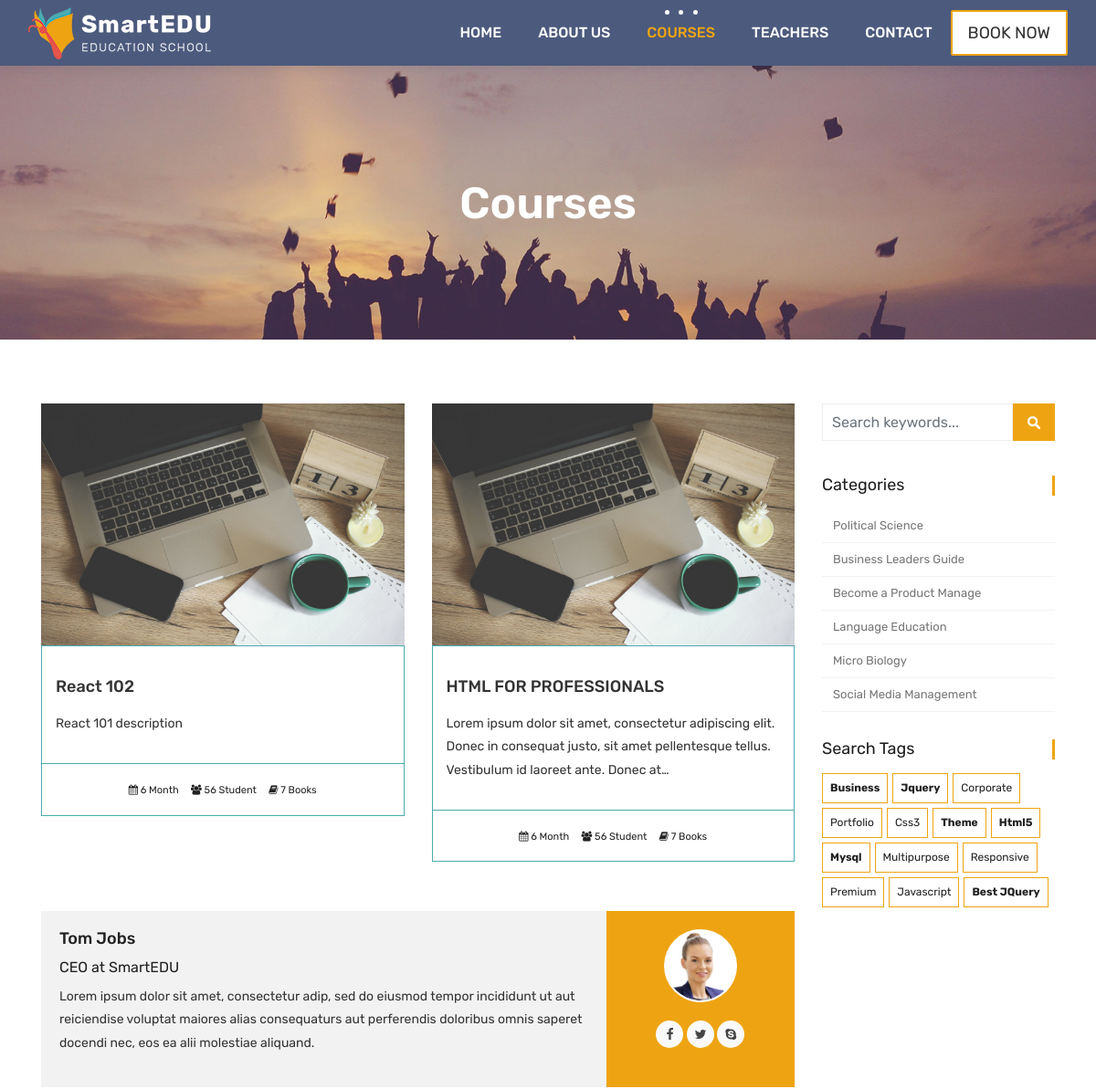
The app's page /courses/ (upper part), older data.
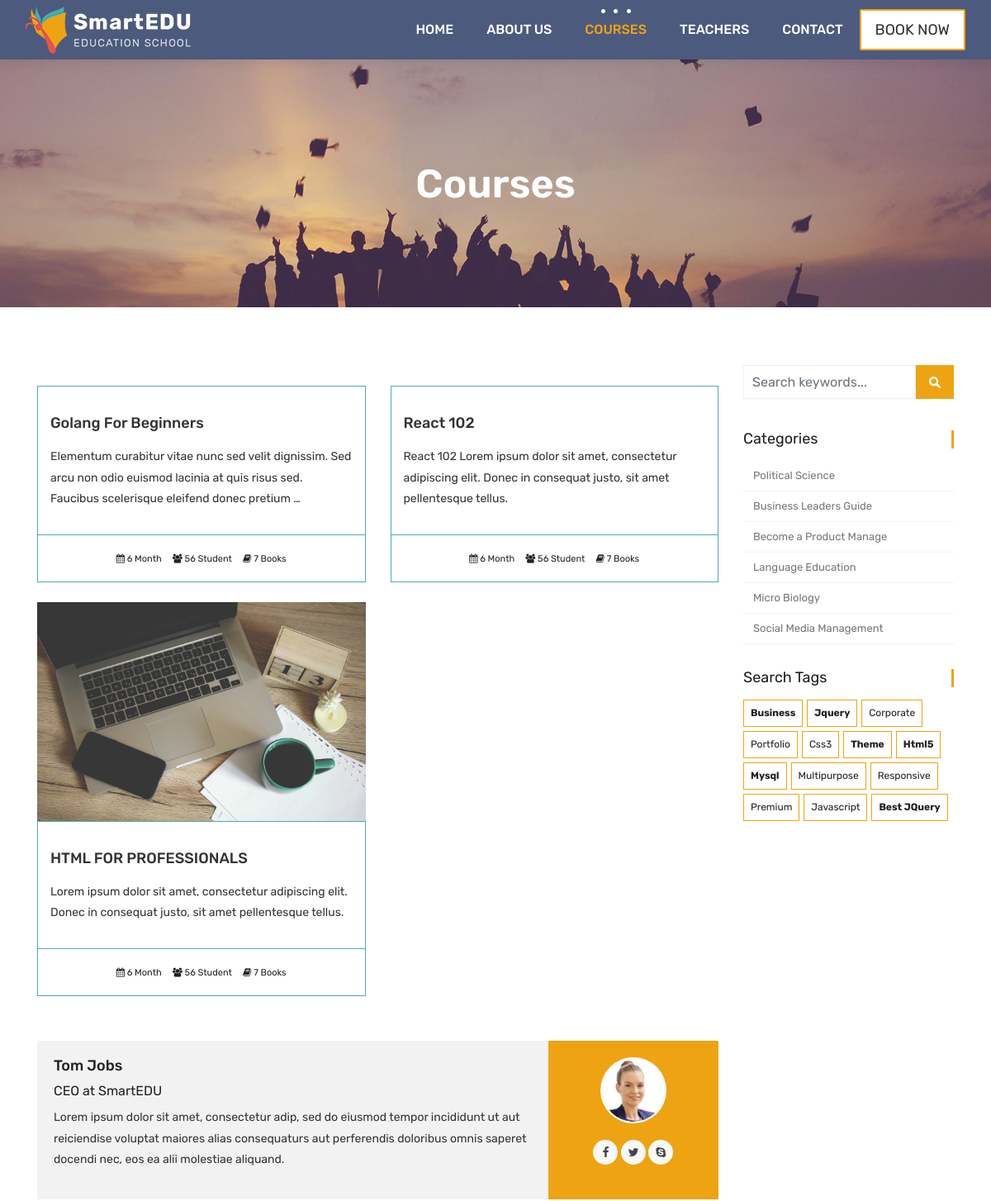
The same page, newer data.
### courses/models.py (models this page shows, shortened)
class Course(models.Model):
    name = models.CharField(max_length=200, unique=True, editable=True)
    description = models.TextField(blank=True, null=True, editable=True)
    image = models.ImageField(upload_to="courses/%Y/%m/%d/", default="courses/default_course_image.jpg")
    date = models.DateTimeField(auto_now=True)
    available = models.BooleanField(default=True)

### courses/views.py (the view)
# urls.py: path('', views.course_list, name='courses'),
def course_list(request):
    courses = Course.objects.all().order_by('-date')
    context = {
        'courses': courses
    }
    return render(request, 'courses.html', context)

### templates/courses.html (shortened to what this page needs)
{% extends "partials/_base.html" %}
{% load static %}
{% block content  %}
	<div class="all-title-box">
		<div class="container text-center">
			<h1>Courses</h1>
		</div>
	</div>
    <div id="overviews" class="section wb">
        <div class="container">
            <div class="row">
                <div class="col-lg-9 blog-post-single">
                    <div class="row">
						{% for course in courses %}
                        <div class="col-lg-6 col-md-6 col-12 mb-4">
                            <div class="course-item">
                                <div class="image-blog">
                                    <img src="{{course.image.url}}" alt="" class="img-fluid">
                                </div>
                                <div class="course-br">
                                    <div class="course-title">
                                        <h2><a href="#" title="">{{course.name}}</a></h2>
                                    </div>
                                    <div class="course-desc">
                                        <p>{{course.description | truncatechars:150}}</p>
                                    </div>
                                </div>
                                <div class="course-meta-bot">
                                    <ul>
                                        <li><i class="fa fa-calendar" aria-hidden="true"></i> 6 Month</li>
                                        <li><i class="fa fa-users" aria-hidden="true"></i> 56 Student</li>
                                        <li><i class="fa fa-book" aria-hidden="true"></i> 7 Books</li>
                                    </ul>
                                </div>
                            </div>
                        </div>
						{% endfor %}
                    </div>
					<div class="blog-author">
						<div class="author-bio">
							<h3 class="author_name"><a href="#">Tom Jobs</a></h3>
							<h5>CEO at <a href="#">SmartEDU</a></h5>
							<p class="author_det">
								Lorem ipsum dolor sit amet, consectetur adip, sed do eiusmod tempor incididunt  ut aut reiciendise voluptat maiores alias consequaturs aut perferendis doloribus omnis saperet docendi nec, eos ea alii molestiae aliquand.
							</p>
						</div>
						<div class="author-desc">
							<img src="images/author.jpg" alt="about author">
							<ul class="author-social">
								<li><a href="#"><i class="fa fa-facebook"></i></a></li>
								<li><a href="#"><i class="fa fa-twitter"></i></a></li>
								<li><a href="#"><i class="fa fa-skype"></i></a></li>
							</ul>
						</div>
					</div>
                </div>
				<div class="col-lg-3 col-12 right-single">
					<div class="widget-search">
						<div class="site-search-area">
							<form method="get" id="site-searchform" action="#">
								<div>
									<input class="input-text form-control" name="search-k" id="search-k" placeholder="Search keywords..." type="text">
									<input id="searchsubmit" value="Search" type="submit">
								</div>
							</form>
						</div>
					</div>
					<div class="widget-categories">
						<h3 class="widget-title">Categories</h3>
						<ul>
							<li><a href="#">Political Science</a></li>
							<li><a href="#">Business Leaders Guide</a></li>
							<li><a href="#">Become a Product Manage</a></li>
							<li><a href="#">Language Education</a></li>
							<li><a href="#">Micro Biology</a></li>
							<li><a href="#">Social Media Management</a></li>
						</ul>
					</div>
					<div class="widget-tags">
						<h3 class="widget-title">Search Tags</h3>
						<ul class="tags">
							<li><a href="#"><b>business</b></a></li>
							<li><a href="#"><b>jquery</b></a></li>
							<li><a href="#">corporate</a></li>
							<li><a href="#">portfolio</a></li>
							<li><a href="#">css3</a></li>
							<li><a href="#"><b>theme</b></a></li>
							<li><a href="#"><b>html5</b></a></li>
							<li><a href="#"><b>mysql</b></a></li>
							<li><a href="#">multipurpose</a></li>
							<li><a href="#">responsive</a></li>
							<li><a href="#">premium</a></li>
							<li><a href="#">javascript</a></li>
							<li><a href="#"><b>Best jQuery</b></a></li>
						</ul>
					</div>
				</div>
            </div>
        </div>
    </div>
    {% endblock %}

### templates/partials/_base.html (shortened to what this page needs)
{% load static %}
<!DOCTYPE html>
<html lang="en">
    <link rel="stylesheet" href="{% static 'css/bootstrap.min.css' %}">
    <link rel="stylesheet" href="{% static 'style.css' %}">
    <link rel="stylesheet" href="{% static 'css/versions.css' %}">
    <link rel="stylesheet" href="{% static 'css/responsive.css' %}">
    <link rel="stylesheet" href="{% static 'css/custom.css' %}">
</head>
<body class="host_version">
	{% include "partials/_navbar.html" %}
    {% block content %}
    {% endblock  %}
    {% include "partials/_footer.html" %}

### templates/partials/_navbar.html (shortened to what this page needs)
	{% load static %}
	<header class="top-navbar">
		<nav class="navbar navbar-expand-lg navbar-light bg-light">
			<div class="container-fluid">
				<a class="navbar-brand" href=" {% url 'index' %}">
					<img src="{% static 'images/logo.png' %}" alt="" />
				</a>
				<div class="collapse navbar-collapse" id="navbars-host">
					<ul class="navbar-nav ml-auto">
						<li class="nav-item {% if '/' == request.path %} active {% endif %}"><a class="nav-link" href="{% url 'index' %}">Home</a></li>
						<li class="nav-item {% if 'about/' in request.path %} active {% endif %}"><a class="nav-link" href="{% url 'about' %}">About Us</a></li>
						<li class="nav-item {% if 'courses/' in request.path %} active {% endif %}"><a class="nav-link" href="{% url 'courses' %}">Courses</a></li>
						<li class="nav-item"><a class="nav-link" href="teachers.html">Teachers</a></li>
						<li class="nav-item"><a class="nav-link" href="contact.html">Contact</a></li>
					</ul>
					<ul class="nav navbar-nav navbar-right">
                        <li><a class="hover-btn-new log orange" href="#" data-toggle="modal" data-target="#login"><span>Book Now</span></a></li>
                    </ul>
				</div>
			</div>
		</nav>
	</header>

### templates/partials/_footer.html (shortened to what this page needs)
{% load static %}
</body>
</html>

Row changes from the older to the newer data that the page shows:
added Course: name "Golang For Beginners", description "Elementum curabitur vitae nunc sed velit dignissim. Sed arcu non odio euismod lacinia at quis risus sed. Faucibus scelerisque eleifend donec pretium …"
changed Course "React 102": description "React 101 description" → "React 102 Lorem ipsum dolor sit amet, consectetur adipiscing elit. Donec in consequat justo, sit amet pellentesque tellus."; image: picture removed
changed Course "HTML FOR PROFESSIONALS": description "Lorem ipsum dolor sit amet, consectetur adipiscing elit. Donec in consequat justo, sit amet pellentesque tellus. Vestibulum id laoreet ante. Donec at…" → "Lorem ipsum dolor sit amet, consectetur adipiscing elit. Donec in consequat justo, sit amet pellentesque tellus."
